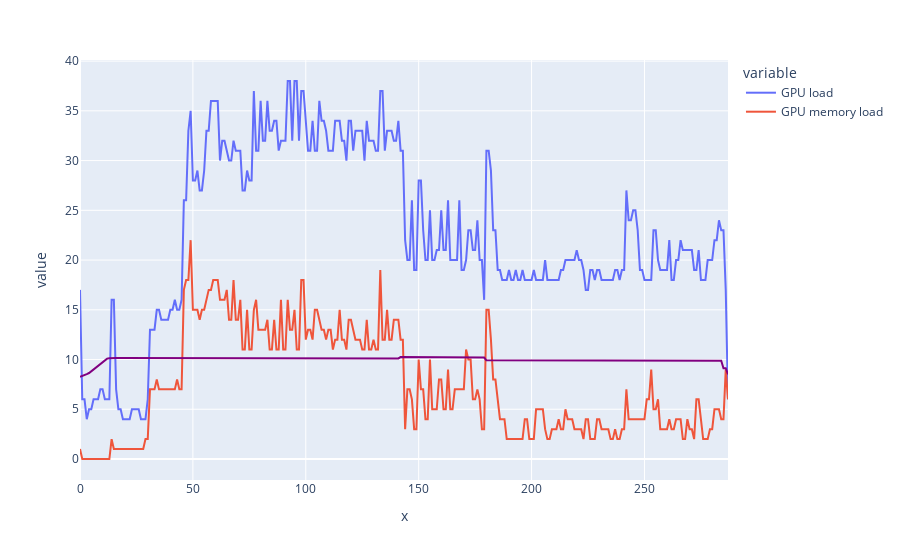

Notebook code for this chart:
### Code cell
# Create a line chart with each "GPU" column as a line
fig = px.line(df, x=range(len(df)), y=['GPU load', 'GPU memory load'])

# Add a line with the division of the GPU Load by the GPU Memory Load
fig.add_trace(px.line(df, x=range(len(df)), y=((df['GPU memory total'] - df['GPU memory free'])/df['GPU memory total']) * 100).data[0])

# Update the name of the added trace
fig.data[-1].name = 'GPU Memory division'

# Change the color of the added line to purple
fig.update_traces(line_color='purple', selector=dict(name='GPU Memory division'))

# Show the plot
fig.show()

### Figure 1 — Plotly figure (JSON) as saved in the notebook; plotly's stock layout.template omitted (floating-point values rounded to 4 significant figures; data arrays with more than 128 entries replaced by an {"elided": "..."} marker saying what was removed)
{"data": [{"hovertemplate": "variable=GPU load<br>x=%{x}<br>value=%{y}<extra></extra>", "legendgroup": "GPU load", "line": {"color": "#636efa", "dash": "solid"}, "marker": {"symbol": "circle"}, "mode": "lines", "name": "GPU load", "orientation": "v", "showlegend": true, "type": "scatter", "x": {"elided": "288 int values"}, "xaxis": "x", "y": {"elided": "288 int values"}, "yaxis": "y"}, {"hovertemplate": "variable=GPU memory load<br>x=%{x}<br>value=%{y}<extra></extra>", "legendgroup": "GPU memory load", "line": {"color": "#EF553B", "dash": "solid"}, "marker": {"symbol": "circle"}, "mode": "lines", "name": "GPU memory load", "orientation": "v", "showlegend": true, "type": "scatter", "x": {"elided": "288 int values"}, "xaxis": "x", "y": {"elided": "288 int values"}, "yaxis": "y"}, {"hovertemplate": "x=%{x}<br>y=%{y}<extra></extra>", "legendgroup": "", "line": {"color": "purple", "dash": "solid"}, "marker": {"symbol": "circle"}, "mode": "lines", "name": "GPU Memory division", "orientation": "v", "showlegend": false, "type": "scatter", "x": {"elided": "288 int values"}, "xaxis": "x", "y": {"elided": "288 float values"}, "yaxis": "y"}], "layout": {"legend": {"title": {"text": "variable"}, "tracegroupgap": 0}, "margin": {"t": 60}, "xaxis": {"anchor": "y", "domain": [0, 1], "title": {"text": "x"}}, "yaxis": {"anchor": "x", "domain": [0, 1], "title": {"text": "value"}}}}
